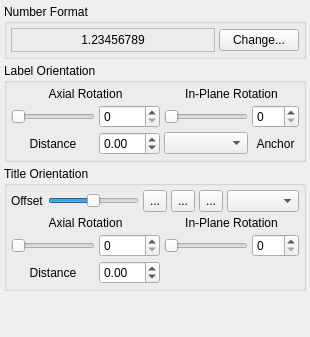
         <widget class="QWidget" name="ZLabelsTab">
          <attribute name="title">
           <string>Labels</string>
          </attribute>
          <layout class="QVBoxLayout" name="verticalLayout_18">
           <property name="spacing">
            <number>4</number>
           </property>
           <property name="leftMargin">
            <number>4</number>
           </property>
           <property name="topMargin">
            <number>4</number>
           </property>
           <property name="rightMargin">
            <number>4</number>
           </property>
           <property name="bottomMargin">
            <number>4</number>
           </property>
           <item>
            <widget class="QGroupBox" name="ZNumberFormatGroup">
             <property name="title">
              <string>Number Format</string>
             </property>
             <layout class="QHBoxLayout" name="horizontalLayout_18">
              <property name="spacing">
               <number>4</number>
              </property>
              <property name="leftMargin">
               <number>4</number>
              </property>
              <property name="topMargin">
               <number>4</number>
              </property>
              <property name="rightMargin">
               <number>4</number>
              </property>
              <property name="bottomMargin">
               <number>4</number>
              </property>
              <item>
               <widget class="QFrame" name="ZNumberFormatTestFrame">
                <property name="sizePolicy">
                 <sizepolicy hsizetype="Expanding" vsizetype="Minimum">
                  <horstretch>0</horstretch>
                  <verstretch>0</verstretch>
                 </sizepolicy>
                </property>
                <property name="frameShape">
                 <enum>QFrame::StyledPanel</enum>
                </property>
                <property name="frameShadow">
                 <enum>QFrame::Sunken</enum>
                </property>
                <layout class="QHBoxLayout" name="horizontalLayout_19">
                 <property name="spacing">
                  <number>4</number>
                 </property>
                 <property name="leftMargin">
                  <number>4</number>
                 </property>
                 <property name="topMargin">
                  <number>4</number>
                 </property>
                 <property name="rightMargin">
                  <number>4</number>
                 </property>
                 <property name="bottomMargin">
                  <number>4</number>
                 </property>
                 <item>
                  <widget class="QLabel" name="ZNumberFormatTestLabel">
                   <property name="sizePolicy">
                    <sizepolicy hsizetype="Preferred" vsizetype="Minimum">
                     <horstretch>0</horstretch>
                     <verstretch>0</verstretch>
                    </sizepolicy>
                   </property>
                   <property name="text">
                    <string>1.23456789</string>
                   </property>
                   <property name="alignment">
                    <set>Qt::AlignCenter</set>
                   </property>
                  </widget>
                 </item>
                </layout>
               </widget>
              </item>
              <item>
               <widget class="QPushButton" name="ZNumberFormatChangeButton">
                <property name="text">
                 <string>Change...</string>
                </property>
               </widget>
              </item>
             </layout>
            </widget>
           </item>
           <item>
            <widget class="QGroupBox" name="ZLabelOrientationGroup">
             <property name="title">
              <string>Label Orientation</string>
             </property>
             <layout class="QVBoxLayout" name="verticalLayout_23">
              <property name="spacing">
               <number>4</number>
              </property>
              <property name="leftMargin">
               <number>4</number>
              </property>
              <property name="topMargin">
               <number>4</number>
              </property>
              <property name="rightMargin">
               <number>4</number>
              </property>
              <property name="bottomMargin">
               <number>4</number>
              </property>
              <item>
               <layout class="QGridLayout" name="gridLayout_20">
                <property name="spacing">
                 <number>4</number>
                </property>
                <item row="3" column="1">
                 <widget class="QLabel" name="Labelage1_2">
                  <property name="text">
                   <string>Distance</string>
                  </property>
                  <property name="alignment">
                   <set>Qt::AlignCenter</set>
                  </property>
                 </widget>
                </item>
                <item row="2" column="3">
                 <widget class="QSlider" name="ZLabelInPlaneRotationSlider">
                  <property name="toolTip">
                   <string>Change the in-plane rotation (about Z) of the labels</string>
                  </property>
                  <property name="maximum">
                   <number>360</number>
                  </property>
                  <property name="orientation">
                   <enum>Qt::Horizontal</enum>
                  </property>
                 </widget>
                </item>
                <item row="2" column="2">
                 <widget class="QSpinBox" name="ZLabelAxialRotationSpin">
                  <property name="toolTip">
                   <string>Change the axial rotation (along X) of the labels</string>
                  </property>
                  <property name="maximum">
                   <number>360</number>
                  </property>
                 </widget>
                </item>
                <item row="2" column="4">
                 <widget class="QSpinBox" name="ZLabelInPlaneRotationSpin">
                  <property name="toolTip">
                   <string>Change the in-plane rotation (about Z) of the labels</string>
                  </property>
                  <property name="maximum">
                   <number>360</number>
                  </property>
                 </widget>
                </item>
                <item row="0" column="1" colspan="2">
                 <widget class="QLabel" name="Labelage2_2">
                  <property name="text">
                   <string>Axial Rotation</string>
                  </property>
                  <property name="alignment">
                   <set>Qt::AlignCenter</set>
                  </property>
                 </widget>
                </item>
                <item row="2" column="1">
                 <widget class="QSlider" name="ZLabelAxialRotationSlider">
                  <property name="toolTip">
                   <string>Change the axial rotation (along X) of the labels</string>
                  </property>
                  <property name="maximum">
                   <number>360</number>
                  </property>
                  <property name="orientation">
                   <enum>Qt::Horizontal</enum>
                  </property>
                 </widget>
                </item>
                <item row="0" column="3" colspan="2">
                 <widget class="QLabel" name="Labelage3_2">
                  <property name="text">
                   <string>In-Plane Rotation</string>
                  </property>
                  <property name="alignment">
                   <set>Qt::AlignCenter</set>
                  </property>
                 </widget>
                </item>
                <item row="3" column="2">
                 <widget class="QDoubleSpinBox" name="ZLabelDistanceSpin">
                  <property name="minimum">
                   <double>-99.000000000000000</double>
                  </property>
                  <property name="singleStep">
                   <double>0.100000000000000</double>
                  </property>
                 </widget>
                </item>
                <item row="3" column="3">
                 <widget class="QComboBox" name="ZLabelAnchorCombo">
                  <property name="toolTip">
                   <string>Text anchor position for axis title</string>
                  </property>
                 </widget>
                </item>
                <item row="3" column="4">
                 <widget class="QLabel" name="Labelage1_3">
                  <property name="text">
                   <string>Anchor</string>
                  </property>
                  <property name="alignment">
                   <set>Qt::AlignCenter</set>
                  </property>
                 </widget>
                </item>
               </layout>
              </item>
             </layout>
            </widget>
           </item>
           <item>
            <widget class="QGroupBox" name="ZTitleOrientationGroup">
             <property name="title">
              <string>Title Orientation</string>
             </property>
             <layout class="QVBoxLayout" name="verticalLayout_16">
              <property name="spacing">
               <number>4</number>
              </property>
              <property name="leftMargin">
               <number>4</number>
              </property>
              <property name="topMargin">
               <number>4</number>
              </property>
              <property name="rightMargin">
               <number>4</number>
              </property>
              <property name="bottomMargin">
               <number>4</number>
              </property>
              <item>
               <layout class="QHBoxLayout" name="horizontalLayout_47">
                <property name="spacing">
                 <number>4</number>
                </property>
                <item>
                 <widget class="QLabel" name="LabelD_22">
                  <property name="frameShadow">
                   <enum>QFrame::Plain</enum>
                  </property>
                  <property name="text">
                   <string>Offset</string>
                  </property>
                 </widget>
                </item>
                <item>
                 <widget class="QSlider" name="ZTitleHOffsetSlider">
                  <property name="sizePolicy">
                   <sizepolicy hsizetype="Expanding" vsizetype="Minimum">
                    <horstretch>0</horstretch>
                    <verstretch>0</verstretch>
                   </sizepolicy>
                  </property>
                  <property name="maximum">
                   <number>1000</number>
                  </property>
                  <property name="singleStep">
                   <number>10</number>
                  </property>
                  <property name="pageStep">
                   <number>50</number>
                  </property>
                  <property name="value">
                   <number>500</number>
                  </property>
                  <property name="orientation">
                   <enum>Qt::Horizontal</enum>
                  </property>
                 </widget>
                </item>
                <item>
                 <widget class="QToolButton" name="ZTitleHOffsetLeftButton">
                  <property name="maximumSize">
                   <size>
                    <width>24</width>
                    <height>24</height>
                   </size>
                  </property>
                  <property name="toolTip">
                   <string>Set to minimum source data value</string>
                  </property>
                  <property name="text">
                   <string>...</string>
                  </property>
                  <property name="icon">
                   <iconset resource="uchroma.qrc">
                    <normaloff>:/uchroma/icons/toleftlimit.svg</normaloff>:/uchroma/icons/toleftlimit.svg</iconset>
                  </property>
                  <property name="iconSize">
                   <size>
                    <width>16</width>
                    <height>16</height>
                   </size>
                  </property>
                 </widget>
                </item>
                <item>
                 <widget class="QToolButton" name="ZTitleHOffsetCentreButton">
                  <property name="minimumSize">
                   <size>
                    <width>0</width>
                    <height>0</height>
                   </size>
                  </property>
                  <property name="maximumSize">
                   <size>
                    <width>24</width>
                    <height>24</height>
                   </size>
                  </property>
                  <property name="toolTip">
                   <string>Set to zero</string>
                  </property>
                  <property name="text">
                   <string>...</string>
                  </property>
                  <property name="icon">
                   <iconset resource="uchroma.qrc">
                    <normaloff>:/uchroma/icons/tocentre.svg</normaloff>:/uchroma/icons/tocentre.svg</iconset>
                  </property>
                  <property name="iconSize">
                   <size>
                    <width>16</width>
                    <height>16</height>
                   </size>
                  </property>
                 </widget>
                </item>
                <item>
                 <widget class="QToolButton" name="ZTitleHOffsetRightButton">
                  <property name="maximumSize">
                   <size>
                    <width>24</width>
                    <height>24</height>
                   </size>
                  </property>
                  <property name="toolTip">
                   <string>Set to maximum source data value</string>
                  </property>
                  <property name="text">
                   <string>...</string>
                  </property>
                  <property name="icon">
                   <iconset resource="uchroma.qrc">
                    <normaloff>:/uchroma/icons/torightlimit.svg</normaloff>:/uchroma/icons/torightlimit.svg</iconset>
                  </property>
                  <property name="iconSize">
                   <size>
                    <width>16</width>
                    <height>16</height>
                   </size>
                  </property>
                 </widget>
                </item>
                <item>
                 <widget class="QComboBox" name="ZTitleAnchorCombo">
                  <property name="toolTip">
                   <string>Text anchor position for axis title</string>
                  </property>
                 </widget>
                </item>
               </layout>
              </item>
              <item>
               <layout class="QGridLayout" name="gridLayout0_2">
                <property name="spacing">
                 <number>4</number>
                </property>
                <item row="3" column="1">
                 <widget class="QLabel" name="LabelD5_2">
                  <property name="text">
                   <string>Distance</string>
                  </property>
                  <property name="alignment">
                   <set>Qt::AlignCenter</set>
                  </property>
                 </widget>
                </item>
                <item row="2" column="3">
                 <widget class="QSlider" name="ZTitleInPlaneRotationSlider">
                  <property name="maximum">
                   <number>360</number>
                  </property>
                  <property name="orientation">
                   <enum>Qt::Horizontal</enum>
                  </property>
                 </widget>
                </item>
                <item row="2" column="2">
                 <widget class="QSpinBox" name="ZTitleAxialRotationSpin">
                  <property name="maximum">
                   <number>360</number>
                  </property>
                 </widget>
                </item>
                <item row="2" column="4">
                 <widget class="QSpinBox" name="ZTitleInPlaneRotationSpin">
                  <property name="maximum">
                   <number>360</number>
                  </property>
                 </widget>
                </item>
                <item row="0" column="1" colspan="2">
                 <widget class="QLabel" name="LabelD_23">
                  <property name="text">
                   <string>Axial Rotation</string>
                  </property>
                  <property name="alignment">
                   <set>Qt::AlignCenter</set>
                  </property>
                 </widget>
                </item>
                <item row="2" column="1">
                 <widget class="QSlider" name="ZTitleAxialRotationSlider">
                  <property name="maximum">
                   <number>360</number>
                  </property>
                  <property name="orientation">
                   <enum>Qt::Horizontal</enum>
                  </property>
                 </widget>
                </item>
                <item row="0" column="3" colspan="2">
                 <widget class="QLabel" name="LabelD6_2">
                  <property name="text">
                   <string>In-Plane Rotation</string>
                  </property>
                  <property name="alignment">
                   <set>Qt::AlignCenter</set>
                  </property>
                 </widget>
                </item>
                <item row="3" column="2">
                 <widget class="QDoubleSpinBox" name="ZTitleDistanceSpin">
                  <property name="minimum">
                   <double>-99.000000000000000</double>
                  </property>
                  <property name="singleStep">
                   <double>0.100000000000000</double>
                  </property>
                 </widget>
                </item>
               </layout>
              </item>
             </layout>
            </widget>
           </item>
           <item>
            <spacer name="verticalSpacer_5">
             <property name="orientation">
              <enum>Qt::Vertical</enum>
             </property>
             <property name="sizeHint" stdset="0">
              <size>
               <width>20</width>
               <height>42</height>
              </size>
             </property>
            </spacer>
           </item>
          </layout>
         </widget>
